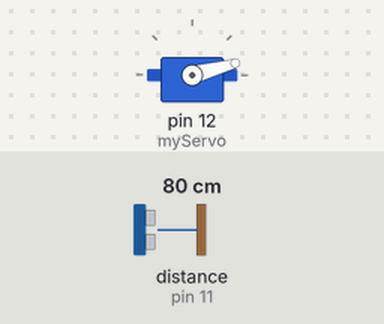
Bench run of a sketch on a simulated Arduino Uno, built with avr-gcc and run on an emulated ATmega328P. Parts: servo. Wiring (inferred from the names in the program): ultrasonic range finder: trigger pin 10; echo pin 11. Inputs (shaded band) come from the test bench; at power-on: distance to the obstacle (sensor on pin 11) 80 cm. The echo pulse lasts 58.3 µs per cm; what the sketch prints to the serial monitor is not drawn.

Above: at 0.01 s.
1.3 s: distance to the obstacle (sensor on pin 11) set to 2 cm
At 2.1 s:
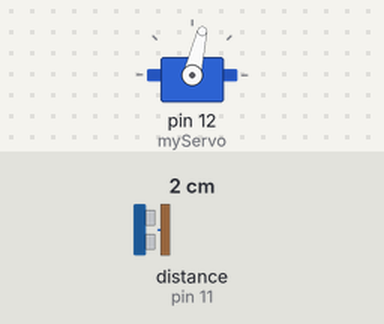
4.3 s: distance to the obstacle (sensor on pin 11) set to 299 cm
At 4.46 s:
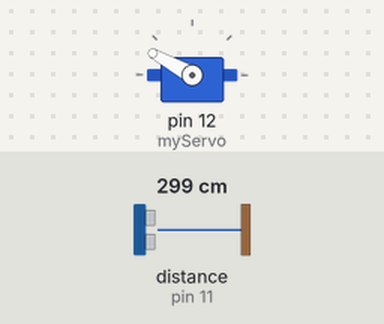
7.3 s: distance to the obstacle (sensor on pin 11) set to 4 cm
At 8.0 s:
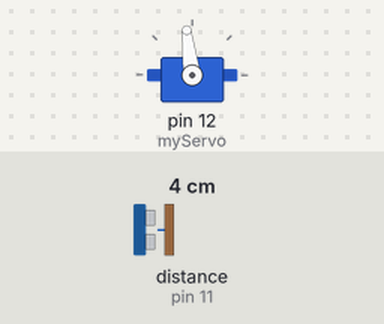
10.3 s: distance to the obstacle (sensor on pin 11) set to 35 cm
Timing chart, 0 to 14.3 s (numbered marks = the images above; inputs shaded):
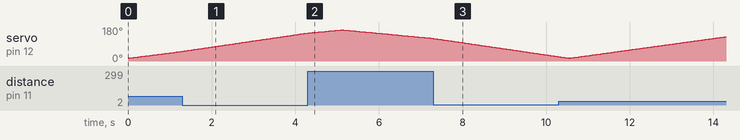

The sketch:

Arduino_code.ino
```cpp
#include <Servo.h>

const int trigPin = 10;
const int echoPin = 11;

long duration;
int distance;

Servo myServo;

void setup() {
	pinMode(trigPin, OUTPUT); // Sets the trigPin as an Output
	pinMode(echoPin, INPUT); // Sets the echoPin as an Input
	Serial.begin(9600);
	myServo.attach(12); // Defines on which pin is the servo motor attached
}

void loop(){
	// Rotates the servo motor from 15 to 165 degrees
	for (int i = 15; i < 165; ++i) {
		myServo.write(i);
		delay(30);
		distance = calculate_distance(); // Calls a function for calculating the
     		// distance measured by the Ultrasonic sensor for each degree

     		Serial.print(i); // Sends the current degree into the Serial Port
     		Serial.print(",");
     		Serial.print(distance); // Sends the distance value into the Serial Port
     		Serial.print(".");
	}

	// Repeats the previous lines from 165 to 15 degrees
	for (int i = 165; i > 15; --i) {
		myServo.write(i);
		delay(30);
		distance = calculate_distance();
		Serial.print(i);
		Serial.print(",");
		Serial.print(distance);
		Serial.print(".");
  	}
}

// Function for calculating the distance measured by the Ultrasonic sensor
int calculate_distance() {
	digitalWrite(trigPin, LOW);
	delayMicroseconds(2);
	digitalWrite(trigPin, HIGH);
	delayMicroseconds(10);
	digitalWrite(trigPin, LOW);
	duration = pulseIn(echoPin, HIGH);
	distance = duration * 0.034 / 2;
	return distance;
}
```
